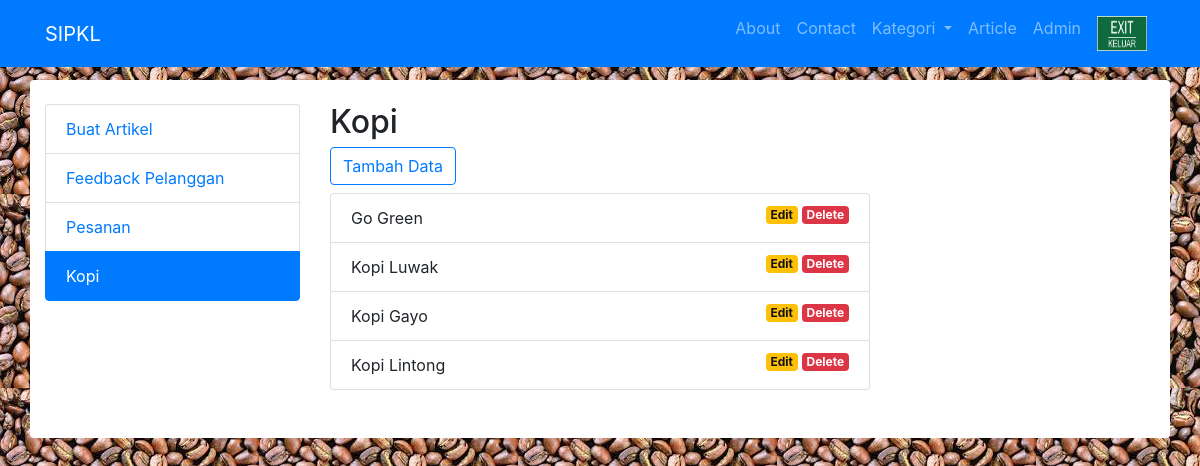
/Admin/sidebar6.php, run on the app's committed database.
### tables this page shows
CREATE TABLE `barang` (
  `id` int(11) NOT NULL,
  `nama` varchar(50) NOT NULL,
  `jenis` varchar(100) NOT NULL,
  `harga` int(11) NOT NULL,
  `status` int(11) NOT NULL,
  `hot` int(11) NOT NULL,
  `foto` varchar(100) NOT NULL,
  `id_admin` int(11) NOT NULL
);

### Admin/sidebar6.php (the view, shortened to what this page needs)
<!DOCTYPE html>
<html lang="en">
<head>
  <link href="vendor/bootstrap/css/bootstrap.min.css" rel="stylesheet">
  <link href="css/modern-business.css" rel="stylesheet">
</head>
<body background="img/background.jpg">
  <nav class="navbar fixed-top navbar-expand-lg navbar-dark bg-primary fixed-top">
    <div class="container">
      <a class="navbar-brand" href="index.php">SIPKL</a>
      <div class="collapse navbar-collapse" id="navbarResponsive">
        <ul class="navbar-nav ml-auto">
          <li class="nav-item">
            <a class="nav-link" href="about.php">About</a>
          </li>
          <li class="nav-item">
            <a class="nav-link" href="contact.php">Contact</a>
          </li>
          <li class="nav-item dropdown">
            <a class="nav-link dropdown-toggle" href="#" id="navbarDropdownPortfolio" data-toggle="dropdown" aria-haspopup="true" aria-expanded="false">
              Kategori
            </a>
          </li>
          <li class="nav-item">
            <a class="nav-link" href="blog-home-2.php">Article</a>
          </li>
          <li class="nav-item">
            <a class="nav-link" href="sidebar4.php">Admin</a>
          </li>
          <li class="nav-item">
            <a class="nav-link" href="logout.php"><img src="img/exit.jpg" style="width: 50px;height: 35px;"></a>
          </li>
        </ul>
      </div>
    </div>
  </nav>
  <div class="container rounded" style="background-color: white;">
    <div class="row mt-4 mb-3">
      <div class="col-lg-3 mb-4">
        <div class="list-group">
          <a href="sidebar4.php" class="list-group-item mt-4">Buat Artikel</a>
          <a href="sidebar.php" class="list-group-item">Feedback Pelanggan</a>
          <a href="sidebar2.php" class="list-group-item">Pesanan</a>
          <a href="sidebar6.php" class="list-group-item active">Kopi</a>
        </div>
      </div>
      <div class="col-lg-9 mb-4">
        <h2 class="mt-4">Kopi</h2>
        <button type="button" class="btn btn-outline-primary tombolTambahData mb-2" data-toggle="modal" data-target="#formModal">Tambah Data</button>
        <div class="row bg-faded" style="border-radius: 10px;" >
          <div class="col-8">
            <ul class="list-group mb-4">
              <?php
                include 'koneksi.php';
                $query=mysqli_query($koneksi,"SELECT * FROM barang");
                while ($hasil=$query->fetch_assoc()) {
              ?>
              <li class="list-group-item">
                <?php echo $hasil['nama']; ?>
                <a href="delete.php?id=<?=$hasil['id']?>" class="badge badge-danger float-right ml-1" onclick="return confirm('Apakah anda yakin?');">Delete</a>
                <a href="sidebar7.php?id=<?=$hasil['id']?>" class="badge badge-warning float-right ml-1">Edit</a>
              </li>
            <?php } ?>
            </ul>
          </div>
        </div>
      </div>
    </div>
  </div>
</body>
</html>

### Admin/css/modern-business.css (style rules this page uses)
body { padding-top: 56px; }

### data on the page
barang: nama "Go Green"
barang: nama "Kopi Luwak"
barang: nama "Kopi Gayo"
barang: nama "Kopi Lintong"
